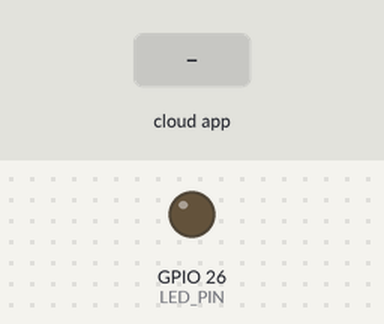
The program below on a simulated ESP32. Shown: output pins drawn as LEDs (lit = HIGH). The test bench sets the inputs (shaded band). WiFi joins after 1.5 s; servers stay silent unless stated; the Firebase database answers and starts empty; what the program prints to the serial monitor is not drawn.

Above: at 2.8 s.
2.9 s: the phone or cloud app sets ledState to 1
At 4.1 s:
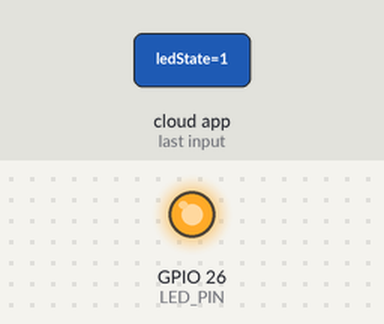
4.6 s: the phone or cloud app sets ledState to 0
At 6.2 s:
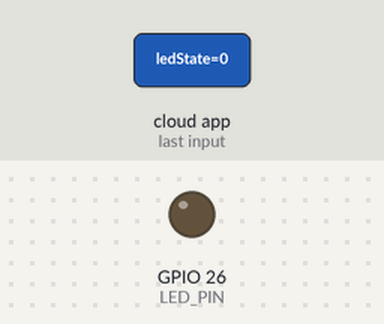
Timing chart, 0 to 7.7 s (numbered marks = the images above; inputs shaded):
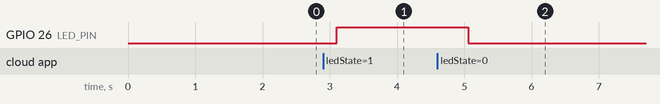

The program:

main.cpp
```cpp
#include <Arduino.h>
#include <WiFi.h>
#include <Firebase_ESP_Client.h>
#include "addons/TokenHelper.h"
#include "addons/RTDBHelper.h"

// Configuración WiFi
#define WIFI_SSID "Verdura"
#define WIFI_PASSWORD "123456789"

// Firebase
#define API_KEY "AIzaSyDi4lC3s-prf_OLtvw4zwUj26obuotnQUI"
#define DATABASE_URL "https://alarmasmart-204e2-default-rtdb.firebaseio.com/"

// Firebase objetos
FirebaseData fbdo;
FirebaseAuth auth;
FirebaseConfig config;

// Configuración local
#define LED_PIN 26  // Pin donde está conectado el LED
#define UBICACION_ID "-OVeornA5YmJepEQbCGj" //se cambia por el ID de la ubicación
#define LED_STATE_PATH "ubicaciones/" UBICACION_ID "/ledState" // Ruta en la base de datos para el estado del LED

int estadoActual = 0;  // 0 = apagado, 1 = encendido
bool signupOK = false;

void setup() {
  Serial.begin(115200);
  pinMode(LED_PIN, OUTPUT);
  digitalWrite(LED_PIN, LOW);

  WiFi.begin(WIFI_SSID, WIFI_PASSWORD);
  Serial.print("Conectando a Wi-Fi");
  while (WiFi.status() != WL_CONNECTED) {
    Serial.print(".");
    delay(300);
  }
  Serial.println("\nWi-Fi conectado.");
  Serial.print("IP: ");
  Serial.println(WiFi.localIP());

  config.api_key = API_KEY;
  config.database_url = DATABASE_URL;

  if (Firebase.signUp(&config, &auth, "", "")) {
    Serial.println("Autenticación exitosa.");
    signupOK = true;
  } else {
    Serial.printf("Error de autenticación: %s\n", config.signer.signupError.message.c_str());
  }

  config.token_status_callback = tokenStatusCallback;
  Firebase.begin(&config, &auth);
  Firebase.reconnectWiFi(true);

  // Verificar si existe el nodo
  if (Firebase.RTDB.getInt(&fbdo, LED_STATE_PATH)) {
    estadoActual = fbdo.intData();
    digitalWrite(LED_PIN, estadoActual);
    Serial.printf("Estado inicial del LED: %d\n", estadoActual);
  } else {
    Serial.println("No se pudo leer el estado inicial del LED");
    Serial.println("Razón: " + fbdo.errorReason());
  }
}

void loop() {
  if (Firebase.ready() && signupOK) {
    if (Firebase.RTDB.getInt(&fbdo, LED_STATE_PATH)) {
      int nuevoEstado = fbdo.intData();

      if (nuevoEstado != estadoActual) {
        estadoActual = nuevoEstado;
        digitalWrite(LED_PIN, estadoActual);
        Serial.print("LED ");
        Serial.println(estadoActual ? "ENCENDIDO" : "APAGADO");
      }
    } else {
      Serial.println("Error al leer estado del LED:");
      Serial.println("Razón: " + fbdo.errorReason());
    }
  }

  delay(500);
}
```

Measured:
- after the input at 2.9 s, GPIO 26 (LED_PIN): LOW → HIGH after 0.20 s
- after the input at 4.6 s, GPIO 26 (LED_PIN): HIGH → LOW after 0.45 s
